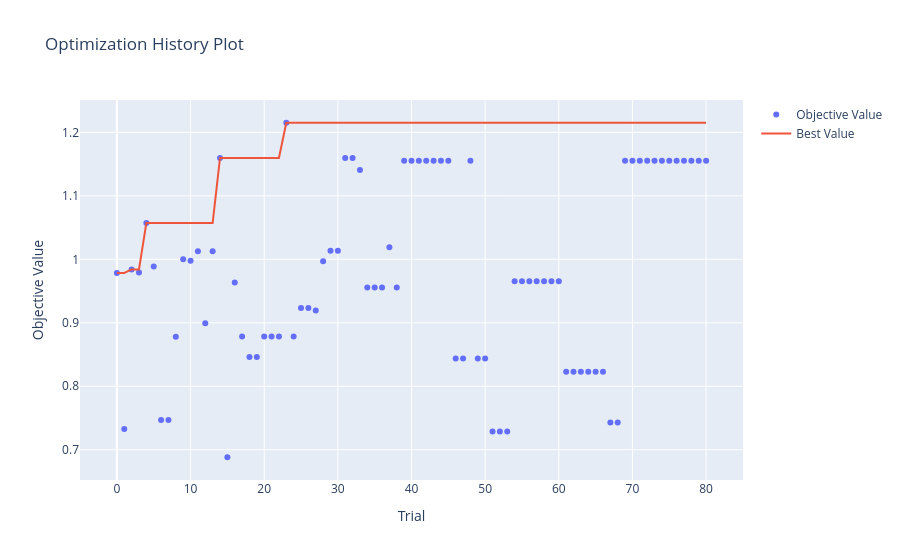

Write notebook code for a chart like this one.
### Markdown cell above
**可视化**

### Code cell
optuna.visualization.plot_optimization_history(study).show()
